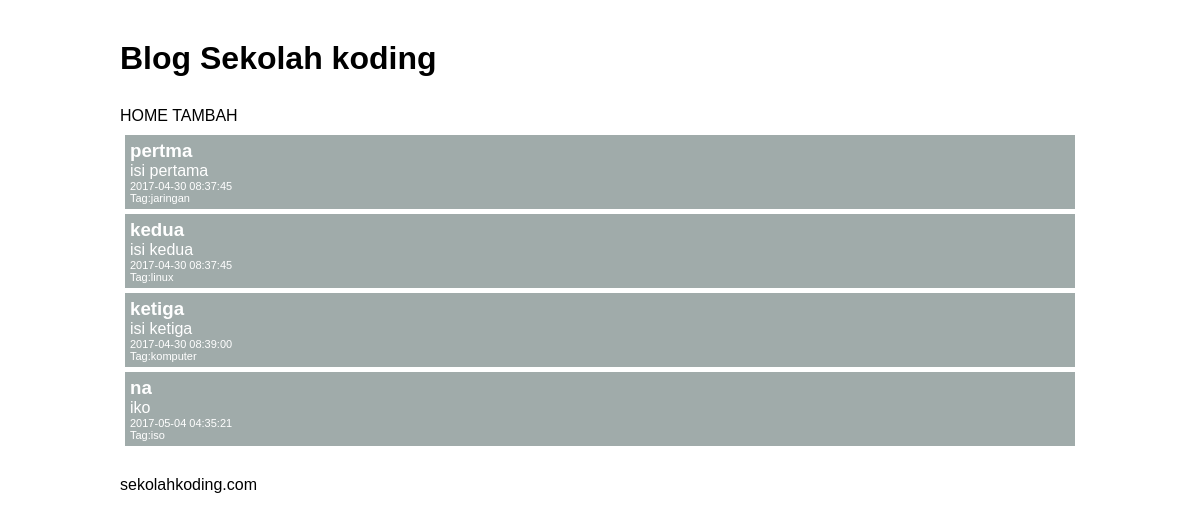
The page / on the database its author committed.
### tables this page shows
CREATE TABLE `tbblog` (
  `id` int(11) NOT NULL,
  `judul` varchar(30) NOT NULL,
  `isi` varchar(1000) NOT NULL,
  `waktu` timestamp NOT NULL DEFAULT CURRENT_TIMESTAMP,
  `tag` varchar(15) NOT NULL
);

### funcitions/blog.php (called while the page is built, shortened)
<?php
function tampilkan(){
  global $link;
  $query  = "SELECT * FROM tbblog";
  $result = mysqli_query($link, $query) or die ('gagal menampilkan data');
  return $result;
}
?>

### index.php (the view, shortened to what this page needs)
<?php
    require_once "view/header.php";
    $articles = tampilkan();
?>
<?php while($row = mysqli_fetch_assoc($articles)):?>
  <div class="each_article">
    <h3><?= $row['judul']; ?></h3>
    <p>
      <?= $row['isi']; ?>
    </p>
    <p class="waktu"> <?= $row['waktu']; ?> </p>
    <p class="tag"> Tag:<?= $row['tag']; ?> </p>
  </div>
<?php endwhile; ?>
<?php
    require_once "view/footer.php";
?>

### view/header.php (shortened to what this page needs)
<head>
  <link rel="stylesheet" href="view/style.css"
</head>
<h1> Blog Sekolah koding </h1>
<div id="menu">
  <a href="index.php"> HOME </a>
  <a href="add.php"> TAMBAH </a>
</div>

### view/footer.php
<p id="footer">
  sekolahkoding.com
</p>

### view/style.css (style rules this page uses)
* { margin: 0; padding: 0; font-family: sans-serif; }
#menu { margin: 10px 0; }
#menu a { color: black; text-decoration: none; }
h1 { margin-bottom: 30px; }
.each_article { background-color: rgb(160, 171, 170); color: white; padding: 5px; margin: 5px; }
.waktu, .tag { font-size: 11px; }
#footer { margin-top: 30px; }

### rows shown on the page
tbblog: judul "pertma", isi "isi pertama", waktu "2017-04-30 08:37:45", tag "jaringan"
tbblog: judul "kedua", isi "isi kedua", waktu "2017-04-30 08:37:45", tag "linux"
tbblog: judul "ketiga", isi "isi ketiga", waktu "2017-04-30 08:39:00", tag "komputer"
tbblog: judul "na", isi "iko", waktu "2017-05-04 04:35:21", tag "iso"
